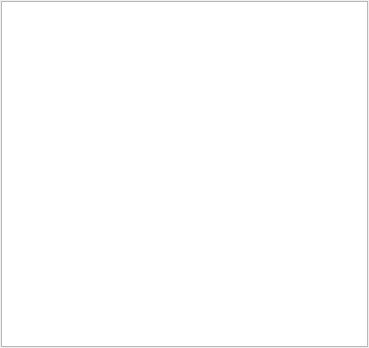
<ui version="4.0" >
 <class>RobotWindow</class>
 <widget class="QWidget" name="RobotWindow" >
  <property name="geometry" >
   <rect>
    <x>0</x>
    <y>0</y>
    <width>369</width>
    <height>348</height>
   </rect>
  </property>
  <property name="sizePolicy" >
   <sizepolicy vsizetype="MinimumExpanding" hsizetype="Expanding" >
    <horstretch>0</horstretch>
    <verstretch>0</verstretch>
   </sizepolicy>
  </property>
  <property name="contextMenuPolicy" >
   <enum>Qt::NoContextMenu</enum>
  </property>
  <property name="windowTitle" >
   <string>Robot</string>
  </property>
  <layout class="QGridLayout" >
   <property name="margin" >
    <number>1</number>
   </property>
   <item row="0" column="0" >
    <widget class="QGraphicsView" name="graphicsView" >
     <property name="baseSize" >
      <size>
       <width>1024</width>
       <height>1024</height>
      </size>
     </property>
     <property name="verticalScrollBarPolicy" >
      <enum>Qt::ScrollBarAlwaysOff</enum>
     </property>
     <property name="horizontalScrollBarPolicy" >
      <enum>Qt::ScrollBarAlwaysOff</enum>
     </property>
     <property name="alignment" >
      <set>Qt::AlignCenter</set>
     </property>
     <property name="transformationAnchor" >
      <enum>QGraphicsView::NoAnchor</enum>
     </property>
     <property name="resizeAnchor" >
      <enum>QGraphicsView::AnchorViewCenter</enum>
     </property>
     <property name="viewportUpdateMode" >
      <enum>QGraphicsView::SmartViewportUpdate</enum>
     </property>
    </widget>
   </item>
  </layout>
 </widget>
 <resources/>
 <connections/>
</ui>
